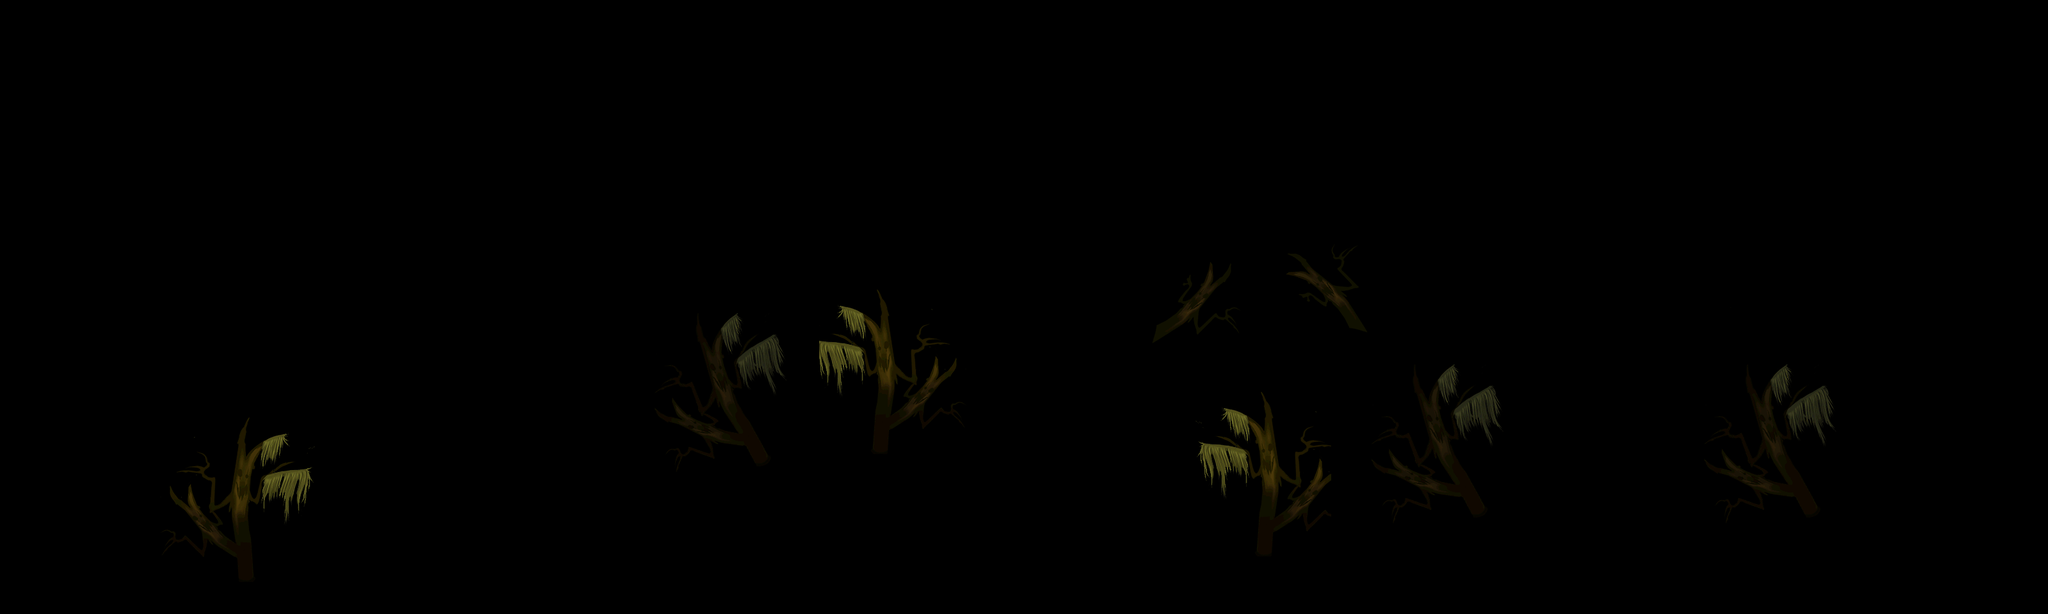

Tiled map render using the project's own tile images. Description and the map definition, with tile-layer contents summarised, below:
An orthogonal 80x24 tile map with 40x40 px tiles, 2 tile layers (land1, land2).

<map version="1.0" orientation="orthogonal" width="80" height="24" tilewidth="40" tileheight="40">
 <tileset firstgid="1" name="b-jinjing" tilewidth="40" tileheight="40">
  <image source="b-jinjing.png" width="1447" height="440" />
 </tileset>
 <layer name="land1" width="80" height="24">
  <data>[1920 cells, 405 non-empty, 145 distinct tile ids]</data>
 </layer>
 <layer name="land2" width="80" height="24">
  <data>[1920 cells, 78 non-empty, 30 distinct tile ids]</data>
 </layer>
</map>
